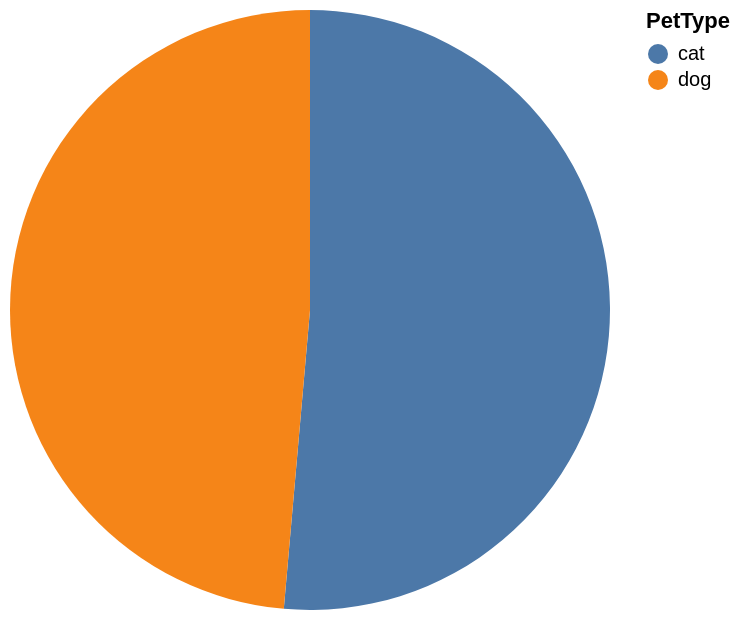

Specify this chart in Vega-Lite:
### Vega-Lite specification from a JSON file in a GitHub repository (floating-point values rounded to 4 significant figures)
{"data": {"values": [{"x_data": "cat", "y_data": 12}, {"x_data": "dog", "y_data": 11.35}]}, "mark": "arc", "encoding": {"theta": {"field": "y_data", "type": "quantitative", "title": "avg(weight)"}, "color": {"field": "x_data", "type": "nominal", "title": "PetType"}}}
